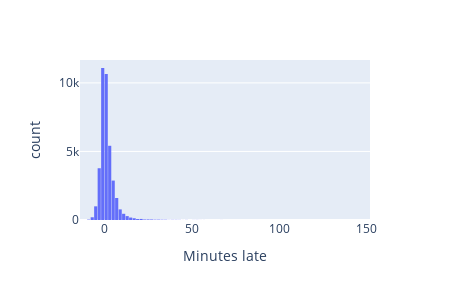

Notebook cell for this chart:
### Markdown cell above
Let's take a look at the histogram of how many minutes late the buses are:

### Code cell
px.histogram(bus, x="minutes_late", nbins=120, width=450, height=300,
             labels={"minutes_late": "Minutes late"}).update_layout(bargap=0.1)

### Figure 1 — Plotly figure (JSON) as saved in the notebook; plotly's stock layout.template omitted (floating-point values rounded to 4 significant figures; data arrays with more than 128 entries replaced by an {"elided": "..."} marker saying what was removed)
{"data": [{"bingroup": "x", "hovertemplate": "Minutes late=%{x}<br>count=%{y}<extra></extra>", "legendgroup": "", "marker": {"color": "#636efa", "pattern": {"shape": ""}}, "name": "", "nbinsx": 120, "orientation": "v", "showlegend": false, "x": {"elided": "38917 float values"}, "xaxis": "x", "yaxis": "y", "type": "histogram"}], "layout": {"xaxis": {"anchor": "y", "domain": [0.0, 1.0], "title": {"text": "Minutes late"}}, "yaxis": {"anchor": "x", "domain": [0.0, 1.0], "title": {"text": "count"}}, "legend": {"tracegroupgap": 0}, "margin": {"t": 60}, "barmode": "relative", "height": 300, "width": 450, "bargap": 0.1}}
